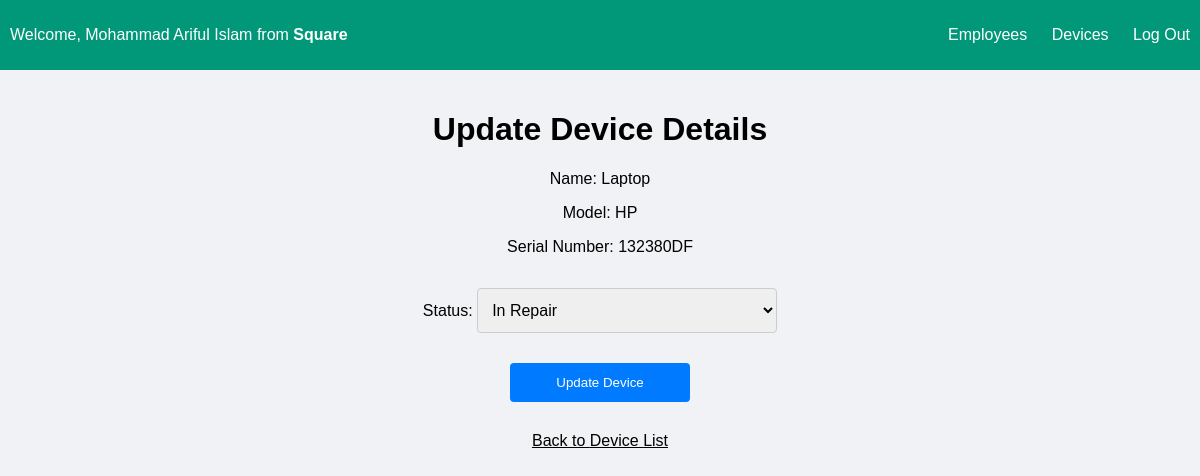
/devices/update/1/ (signed in), run on an earlier commit of the app's database.
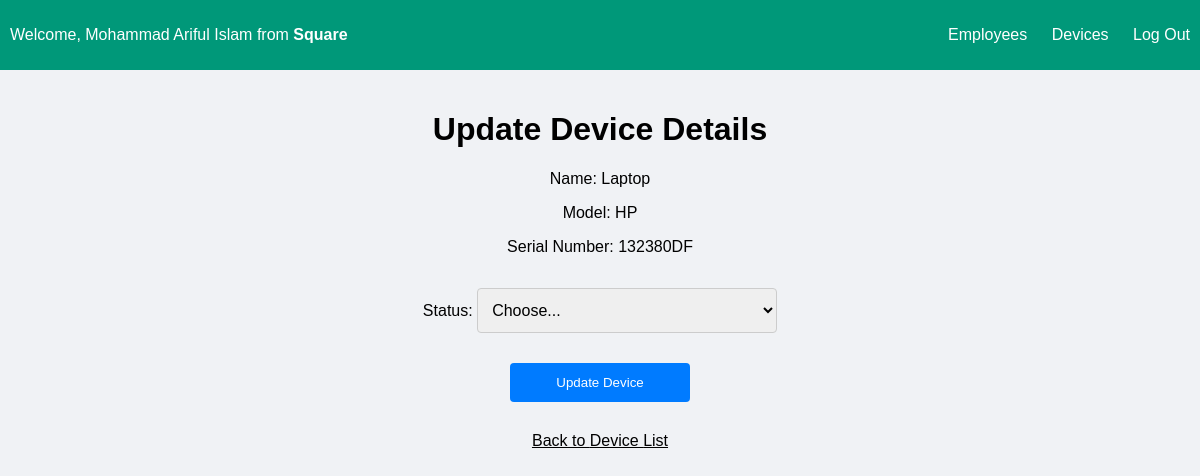
And on a later commit of the database.
### assetTracker/models.py (models this page shows, shortened)
class Device(models.Model):
    name = models.CharField(max_length=100)
    serial_number = models.CharField(max_length=100, unique=True)
    model = models.CharField(max_length=100)
    STATUS_CHOICES = [
        ('available', 'Available'),
        ('checked_out', 'Checked Out'),
        ('in_repair', 'In Repair'),
        ('out_of_service', 'Out of Service'),
    ]
    status = models.CharField(max_length=50, choices=STATUS_CHOICES, default='available')
    company = models.ForeignKey(Company, on_delete=models.CASCADE)
    created_at = models.DateTimeField(auto_now_add=True)

### assetTracker/views.py (the view)
# urls.py: path('devices/update/<int:pk>/', views.update_device, name='update_device'),
@login_required(login_url='login')
def update_device(request, pk):
    device = get_object_or_404(Device, pk=pk, company=request.user.employee.company)
    if request.method == "POST":
        form = DeviceStatusForm(request.POST, instance=device)
        if form.is_valid():
            form.save()
            return redirect('list_devices')
    else:
        form = DeviceStatusForm(instance=device)
    context = {
        'form': form,
        'item_name': 'Device',
        'item': device,
        'list_url': 'list_devices'
    }
    return render(request, 'update_item.html', context)

### assetTracker/forms.py
class DeviceStatusForm(BaseForm):
    def __init__(self, *args, **kwargs):
        super(DeviceStatusForm, self).__init__(*args, **kwargs)
        self.fields['status'].choices = [
            ('', 'Choose...'),  # Optionally add a default 'choose' option
            ('in_repair', 'In Repair'),
            ('out_of_service', 'Out of Service'),
        ]
    class Meta:
        model = Device
        fields = ['status']

### assetTracker/templates/update_item.html
{% extends 'navbar.html' %} {% block content %}
<div class="content-wrapper">
    <h1>Update {{ item_name }} Details</h1>
    {% if item_name == "Device" %}
    <p>Name: {{ item.name }}</p>
    <p>Model: {{ item.model }}</p>
    <p>Serial Number: {{ item.serial_number }}</p>
    {% endif %}
    <form method="post" action="">
        {% csrf_token %} {{ form.as_p }}
        <input type="submit" class="action-button" value="Update {{ item_name }}" />
    </form>
    <a href="{% url list_url %}">Back to {{ item_name }} List</a>
</div>
{% endblock %}

What changed in the data, as far as the page shows it:
changed Device "Laptop": status "In Repair" → "Choose..."
